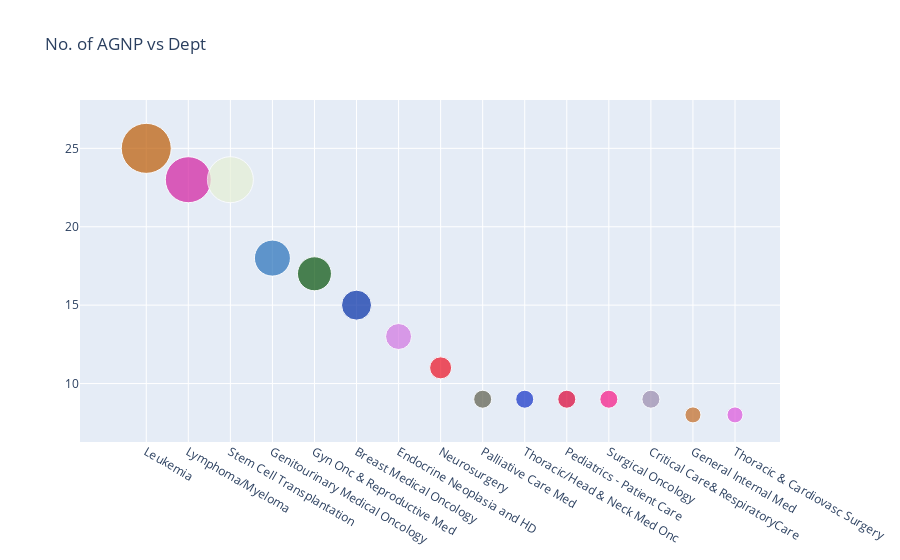

This figure's notebook cell:
### Code cell
# Number of  AGNP vs Dept
bubble_chart('DeptName',agnpAll_df,npoints=15,title='No. of AGNP vs Dept',fac=2.)

### Figure 1 — Plotly figure (JSON) as saved in the notebook; plotly's stock layout.template omitted (floating-point values rounded to 4 significant figures)
{"data": [{"marker": {"color": ["#BD5A02", "#D31DA0", "#E6EFD5", "#2670BA", "#055209", "#012CA6", "#D275E2", "#ED0F22", "#5D5D4B", "#102FC6", "#DC0134", "#F81483", "#9A8BAD", "#C26A23", "#DD55DC"], "size": [50, 46, 46, 36, 34, 30, 26, 22, 18, 18, 18, 18, 18, 16, 16]}, "mode": "markers", "type": "scatter", "x": ["Leukemia", "Lymphoma/Myeloma", "Stem Cell Transplantation", "Genitourinary Medical Oncology", "Gyn Onc & Reproductive Med", "Breast Medical Oncology", "Endocrine Neoplasia and HD", "Neurosurgery", "Palliative Care Med", "Thoracic/Head & Neck Med Onc", "Pediatrics - Patient Care", "Surgical Oncology", "Critical Care& RespiratoryCare", "General Internal Med", "Thoracic & Cardiovasc Surgery"], "y": [25, 23, 23, 18, 17, 15, 13, 11, 9, 9, 9, 9, 9, 8, 8]}], "layout": {"title": {"text": "No. of AGNP vs Dept"}}}
